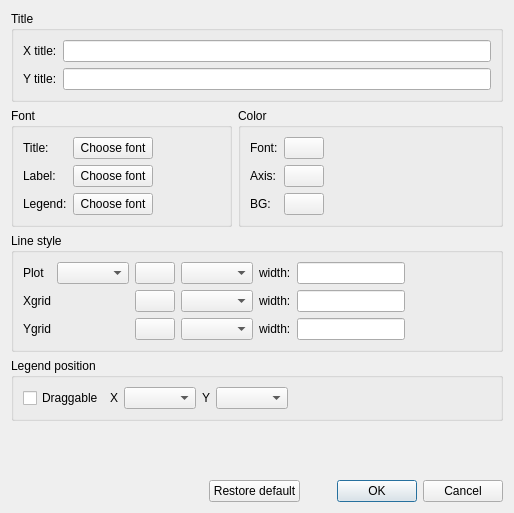
<?xml version="1.0" encoding="UTF-8"?>
<ui version="4.0">
 <class>ChartConfigDialog</class>
 <widget class="QDialog" name="ChartConfigDialog">
  <property name="geometry">
   <rect>
    <x>0</x>
    <y>0</y>
    <width>514</width>
    <height>513</height>
   </rect>
  </property>
  <property name="windowTitle">
   <string>Dialog</string>
  </property>
  <layout class="QVBoxLayout" name="verticalLayout">
   <item>
    <widget class="QGroupBox" name="groupBox_4">
     <property name="title">
      <string>Title</string>
     </property>
     <layout class="QGridLayout" name="gridLayout_4">
      <item row="0" column="0">
       <widget class="QLabel" name="label_13">
        <property name="text">
         <string>X title:</string>
        </property>
       </widget>
      </item>
      <item row="0" column="1">
       <widget class="QLineEdit" name="lineEditXtitle"/>
      </item>
      <item row="1" column="0">
       <widget class="QLabel" name="label_14">
        <property name="text">
         <string>Y title:</string>
        </property>
       </widget>
      </item>
      <item row="1" column="1">
       <widget class="QLineEdit" name="lineEditYtitle"/>
      </item>
     </layout>
    </widget>
   </item>
   <item>
    <layout class="QHBoxLayout" name="horizontalLayout_3">
     <item>
      <widget class="QGroupBox" name="groupBox">
       <property name="title">
        <string>Font</string>
       </property>
       <layout class="QGridLayout" name="gridLayout">
        <item row="0" column="0">
         <widget class="QLabel" name="label">
          <property name="text">
           <string>Title:</string>
          </property>
         </widget>
        </item>
        <item row="0" column="1">
         <widget class="QPushButton" name="pushButtonChooseAxisTitleFont">
          <property name="text">
           <string>Choose font</string>
          </property>
         </widget>
        </item>
        <item row="0" column="2">
         <spacer name="horizontalSpacer">
          <property name="orientation">
           <enum>Qt::Horizontal</enum>
          </property>
          <property name="sizeHint" stdset="0">
           <size>
            <width>401</width>
            <height>20</height>
           </size>
          </property>
         </spacer>
        </item>
        <item row="1" column="0">
         <widget class="QLabel" name="label_2">
          <property name="text">
           <string>Label:</string>
          </property>
         </widget>
        </item>
        <item row="1" column="1">
         <widget class="QPushButton" name="pushButtonChooseAxisLabelFont">
          <property name="text">
           <string>Choose font</string>
          </property>
         </widget>
        </item>
        <item row="1" column="2">
         <spacer name="horizontalSpacer_2">
          <property name="orientation">
           <enum>Qt::Horizontal</enum>
          </property>
          <property name="sizeHint" stdset="0">
           <size>
            <width>401</width>
            <height>20</height>
           </size>
          </property>
         </spacer>
        </item>
        <item row="2" column="0">
         <widget class="QLabel" name="label_3">
          <property name="text">
           <string>Legend:</string>
          </property>
         </widget>
        </item>
        <item row="2" column="1">
         <widget class="QPushButton" name="pushButtonChooseLegendFont">
          <property name="text">
           <string>Choose font</string>
          </property>
         </widget>
        </item>
        <item row="2" column="2">
         <spacer name="horizontalSpacer_3">
          <property name="orientation">
           <enum>Qt::Horizontal</enum>
          </property>
          <property name="sizeHint" stdset="0">
           <size>
            <width>401</width>
            <height>20</height>
           </size>
          </property>
         </spacer>
        </item>
       </layout>
      </widget>
     </item>
     <item>
      <widget class="QGroupBox" name="groupBox_2">
       <property name="title">
        <string>Color</string>
       </property>
       <layout class="QGridLayout" name="gridLayout_2">
        <item row="0" column="0">
         <widget class="QLabel" name="label_4">
          <property name="text">
           <string>Font:</string>
          </property>
         </widget>
        </item>
        <item row="0" column="1">
         <widget class="QPushButton" name="pushButtonFontColor">
          <property name="text">
           <string/>
          </property>
         </widget>
        </item>
        <item row="0" column="2">
         <spacer name="horizontalSpacer_4">
          <property name="orientation">
           <enum>Qt::Horizontal</enum>
          </property>
          <property name="sizeType">
           <enum>QSizePolicy::Preferred</enum>
          </property>
          <property name="sizeHint" stdset="0">
           <size>
            <width>501</width>
            <height>20</height>
           </size>
          </property>
         </spacer>
        </item>
        <item row="1" column="0">
         <widget class="QLabel" name="label_5">
          <property name="text">
           <string>Axis:</string>
          </property>
         </widget>
        </item>
        <item row="1" column="1">
         <widget class="QPushButton" name="pushButtonAxisColor">
          <property name="text">
           <string/>
          </property>
         </widget>
        </item>
        <item row="1" column="2">
         <spacer name="horizontalSpacer_5">
          <property name="orientation">
           <enum>Qt::Horizontal</enum>
          </property>
          <property name="sizeType">
           <enum>QSizePolicy::Preferred</enum>
          </property>
          <property name="sizeHint" stdset="0">
           <size>
            <width>501</width>
            <height>20</height>
           </size>
          </property>
         </spacer>
        </item>
        <item row="2" column="0">
         <widget class="QLabel" name="label_6">
          <property name="text">
           <string>BG:</string>
          </property>
         </widget>
        </item>
        <item row="2" column="1">
         <widget class="QPushButton" name="pushButtonBGColor">
          <property name="text">
           <string/>
          </property>
         </widget>
        </item>
        <item row="2" column="2">
         <spacer name="horizontalSpacer_6">
          <property name="orientation">
           <enum>Qt::Horizontal</enum>
          </property>
          <property name="sizeType">
           <enum>QSizePolicy::Preferred</enum>
          </property>
          <property name="sizeHint" stdset="0">
           <size>
            <width>501</width>
            <height>20</height>
           </size>
          </property>
         </spacer>
        </item>
       </layout>
      </widget>
     </item>
    </layout>
   </item>
   <item>
    <widget class="QGroupBox" name="groupBox_3">
     <property name="title">
      <string>Line style</string>
     </property>
     <layout class="QGridLayout" name="gridLayout_3">
      <item row="0" column="0">
       <widget class="QLabel" name="label_7">
        <property name="sizePolicy">
         <sizepolicy hsizetype="Fixed" vsizetype="Preferred">
          <horstretch>0</horstretch>
          <verstretch>0</verstretch>
         </sizepolicy>
        </property>
        <property name="text">
         <string>Plot </string>
        </property>
       </widget>
      </item>
      <item row="0" column="1">
       <widget class="QComboBox" name="comboBoxLineStyleNum">
        <property name="sizePolicy">
         <sizepolicy hsizetype="Preferred" vsizetype="Fixed">
          <horstretch>0</horstretch>
          <verstretch>0</verstretch>
         </sizepolicy>
        </property>
       </widget>
      </item>
      <item row="0" column="2">
       <widget class="QPushButton" name="pushButtonColorPlot">
        <property name="sizePolicy">
         <sizepolicy hsizetype="Fixed" vsizetype="Fixed">
          <horstretch>0</horstretch>
          <verstretch>0</verstretch>
         </sizepolicy>
        </property>
        <property name="text">
         <string/>
        </property>
       </widget>
      </item>
      <item row="0" column="3">
       <widget class="QComboBox" name="comboBoxLineTypePlot">
        <property name="sizePolicy">
         <sizepolicy hsizetype="Fixed" vsizetype="Fixed">
          <horstretch>0</horstretch>
          <verstretch>0</verstretch>
         </sizepolicy>
        </property>
       </widget>
      </item>
      <item row="0" column="4">
       <widget class="QLabel" name="label_8">
        <property name="sizePolicy">
         <sizepolicy hsizetype="Fixed" vsizetype="Preferred">
          <horstretch>0</horstretch>
          <verstretch>0</verstretch>
         </sizepolicy>
        </property>
        <property name="text">
         <string>width:</string>
        </property>
       </widget>
      </item>
      <item row="0" column="5">
       <widget class="QLineEdit" name="lineEditWidthPlot">
        <property name="sizePolicy">
         <sizepolicy hsizetype="Fixed" vsizetype="Fixed">
          <horstretch>0</horstretch>
          <verstretch>0</verstretch>
         </sizepolicy>
        </property>
       </widget>
      </item>
      <item row="0" column="6">
       <spacer name="horizontalSpacer_10">
        <property name="orientation">
         <enum>Qt::Horizontal</enum>
        </property>
        <property name="sizeHint" stdset="0">
         <size>
          <width>27</width>
          <height>20</height>
         </size>
        </property>
       </spacer>
      </item>
      <item row="1" column="0">
       <widget class="QLabel" name="label_10">
        <property name="sizePolicy">
         <sizepolicy hsizetype="Fixed" vsizetype="Preferred">
          <horstretch>0</horstretch>
          <verstretch>0</verstretch>
         </sizepolicy>
        </property>
        <property name="text">
         <string>Xgrid</string>
        </property>
       </widget>
      </item>
      <item row="1" column="1">
       <spacer name="horizontalSpacerXgrid">
        <property name="orientation">
         <enum>Qt::Horizontal</enum>
        </property>
        <property name="sizeType">
         <enum>QSizePolicy::Maximum</enum>
        </property>
        <property name="sizeHint" stdset="0">
         <size>
          <width>20</width>
          <height>20</height>
         </size>
        </property>
       </spacer>
      </item>
      <item row="1" column="2">
       <widget class="QPushButton" name="pushButtonColorXgrid">
        <property name="sizePolicy">
         <sizepolicy hsizetype="Fixed" vsizetype="Fixed">
          <horstretch>0</horstretch>
          <verstretch>0</verstretch>
         </sizepolicy>
        </property>
        <property name="text">
         <string/>
        </property>
       </widget>
      </item>
      <item row="1" column="3">
       <widget class="QComboBox" name="comboBoxLineTypeXgrid">
        <property name="sizePolicy">
         <sizepolicy hsizetype="Fixed" vsizetype="Fixed">
          <horstretch>0</horstretch>
          <verstretch>0</verstretch>
         </sizepolicy>
        </property>
       </widget>
      </item>
      <item row="1" column="4">
       <widget class="QLabel" name="label_9">
        <property name="sizePolicy">
         <sizepolicy hsizetype="Fixed" vsizetype="Preferred">
          <horstretch>0</horstretch>
          <verstretch>0</verstretch>
         </sizepolicy>
        </property>
        <property name="text">
         <string>width:</string>
        </property>
       </widget>
      </item>
      <item row="1" column="5">
       <widget class="QLineEdit" name="lineEditWidthXgrid">
        <property name="sizePolicy">
         <sizepolicy hsizetype="Fixed" vsizetype="Fixed">
          <horstretch>0</horstretch>
          <verstretch>0</verstretch>
         </sizepolicy>
        </property>
       </widget>
      </item>
      <item row="1" column="6">
       <spacer name="horizontalSpacer_11">
        <property name="orientation">
         <enum>Qt::Horizontal</enum>
        </property>
        <property name="sizeHint" stdset="0">
         <size>
          <width>27</width>
          <height>20</height>
         </size>
        </property>
       </spacer>
      </item>
      <item row="2" column="0">
       <widget class="QLabel" name="label_12">
        <property name="sizePolicy">
         <sizepolicy hsizetype="Fixed" vsizetype="Preferred">
          <horstretch>0</horstretch>
          <verstretch>0</verstretch>
         </sizepolicy>
        </property>
        <property name="text">
         <string>Ygrid</string>
        </property>
       </widget>
      </item>
      <item row="2" column="1">
       <spacer name="horizontalSpacerYgrid">
        <property name="orientation">
         <enum>Qt::Horizontal</enum>
        </property>
        <property name="sizeType">
         <enum>QSizePolicy::Maximum</enum>
        </property>
        <property name="sizeHint" stdset="0">
         <size>
          <width>20</width>
          <height>20</height>
         </size>
        </property>
       </spacer>
      </item>
      <item row="2" column="2">
       <widget class="QPushButton" name="pushButtonColorYgrid">
        <property name="sizePolicy">
         <sizepolicy hsizetype="Fixed" vsizetype="Fixed">
          <horstretch>0</horstretch>
          <verstretch>0</verstretch>
         </sizepolicy>
        </property>
        <property name="text">
         <string/>
        </property>
       </widget>
      </item>
      <item row="2" column="3">
       <widget class="QComboBox" name="comboBoxLineTypeYgrid">
        <property name="sizePolicy">
         <sizepolicy hsizetype="Fixed" vsizetype="Fixed">
          <horstretch>0</horstretch>
          <verstretch>0</verstretch>
         </sizepolicy>
        </property>
       </widget>
      </item>
      <item row="2" column="4">
       <widget class="QLabel" name="label_11">
        <property name="sizePolicy">
         <sizepolicy hsizetype="Fixed" vsizetype="Preferred">
          <horstretch>0</horstretch>
          <verstretch>0</verstretch>
         </sizepolicy>
        </property>
        <property name="text">
         <string>width:</string>
        </property>
       </widget>
      </item>
      <item row="2" column="5">
       <widget class="QLineEdit" name="lineEditWidthYgrid">
        <property name="sizePolicy">
         <sizepolicy hsizetype="Fixed" vsizetype="Fixed">
          <horstretch>0</horstretch>
          <verstretch>0</verstretch>
         </sizepolicy>
        </property>
       </widget>
      </item>
      <item row="2" column="6">
       <spacer name="horizontalSpacer_12">
        <property name="orientation">
         <enum>Qt::Horizontal</enum>
        </property>
        <property name="sizeHint" stdset="0">
         <size>
          <width>27</width>
          <height>20</height>
         </size>
        </property>
       </spacer>
      </item>
     </layout>
    </widget>
   </item>
   <item>
    <widget class="QGroupBox" name="groupBoxLegend">
     <property name="title">
      <string>Legend position </string>
     </property>
     <property name="checkable">
      <bool>false</bool>
     </property>
     <property name="checked">
      <bool>false</bool>
     </property>
     <layout class="QHBoxLayout" name="horizontalLayout_2">
      <item>
       <widget class="QCheckBox" name="checkBoxLegendDraggable">
        <property name="text">
         <string>Draggable</string>
        </property>
       </widget>
      </item>
      <item>
       <widget class="QLabel" name="label_15">
        <property name="text">
         <string>X</string>
        </property>
       </widget>
      </item>
      <item>
       <widget class="QComboBox" name="comboBoxLegendXpos"/>
      </item>
      <item>
       <widget class="QLabel" name="label_16">
        <property name="text">
         <string>Y</string>
        </property>
       </widget>
      </item>
      <item>
       <widget class="QComboBox" name="comboBoxLegendYpos"/>
      </item>
      <item>
       <spacer name="horizontalSpacer_7">
        <property name="orientation">
         <enum>Qt::Horizontal</enum>
        </property>
        <property name="sizeHint" stdset="0">
         <size>
          <width>164</width>
          <height>20</height>
         </size>
        </property>
       </spacer>
      </item>
     </layout>
    </widget>
   </item>
   <item>
    <spacer name="verticalSpacer">
     <property name="orientation">
      <enum>Qt::Vertical</enum>
     </property>
     <property name="sizeHint" stdset="0">
      <size>
       <width>17</width>
       <height>77</height>
      </size>
     </property>
    </spacer>
   </item>
   <item>
    <layout class="QHBoxLayout" name="horizontalLayout">
     <item>
      <spacer name="horizontalSpacer_8">
       <property name="orientation">
        <enum>Qt::Horizontal</enum>
       </property>
       <property name="sizeHint" stdset="0">
        <size>
         <width>40</width>
         <height>20</height>
        </size>
       </property>
      </spacer>
     </item>
     <item>
      <widget class="QPushButton" name="pushButton">
       <property name="text">
        <string>Restore default</string>
       </property>
      </widget>
     </item>
     <item>
      <widget class="QDialogButtonBox" name="buttonBox">
       <property name="orientation">
        <enum>Qt::Horizontal</enum>
       </property>
       <property name="standardButtons">
        <set>QDialogButtonBox::Cancel|QDialogButtonBox::Ok</set>
       </property>
      </widget>
     </item>
    </layout>
   </item>
  </layout>
 </widget>
 <resources/>
 <connections>
  <connection>
   <sender>buttonBox</sender>
   <signal>accepted()</signal>
   <receiver>ChartConfigDialog</receiver>
   <slot>accept()</slot>
   <hints>
    <hint type="sourcelabel">
     <x>501</x>
     <y>500</y>
    </hint>
    <hint type="destinationlabel">
     <x>157</x>
     <y>274</y>
    </hint>
   </hints>
  </connection>
  <connection>
   <sender>buttonBox</sender>
   <signal>rejected()</signal>
   <receiver>ChartConfigDialog</receiver>
   <slot>reject()</slot>
   <hints>
    <hint type="sourcelabel">
     <x>501</x>
     <y>500</y>
    </hint>
    <hint type="destinationlabel">
     <x>286</x>
     <y>274</y>
    </hint>
   </hints>
  </connection>
  <connection>
   <sender>pushButtonChooseAxisTitleFont</sender>
   <signal>pressed()</signal>
   <receiver>ChartConfigDialog</receiver>
   <slot>chooseAxisTitleFont()</slot>
   <hints>
    <hint type="sourcelabel">
     <x>171</x>
     <y>160</y>
    </hint>
    <hint type="destinationlabel">
     <x>276</x>
     <y>5</y>
    </hint>
   </hints>
  </connection>
  <connection>
   <sender>pushButtonChooseLegendFont</sender>
   <signal>pressed()</signal>
   <receiver>ChartConfigDialog</receiver>
   <slot>chooseLegendFont()</slot>
   <hints>
    <hint type="sourcelabel">
     <x>148</x>
     <y>219</y>
    </hint>
    <hint type="destinationlabel">
     <x>191</x>
     <y>4</y>
    </hint>
   </hints>
  </connection>
  <connection>
   <sender>pushButtonChooseAxisLabelFont</sender>
   <signal>pressed()</signal>
   <receiver>ChartConfigDialog</receiver>
   <slot>chooseAxisLabelFont()</slot>
   <hints>
    <hint type="sourcelabel">
     <x>148</x>
     <y>190</y>
    </hint>
    <hint type="destinationlabel">
     <x>427</x>
     <y>7</y>
    </hint>
   </hints>
  </connection>
  <connection>
   <sender>pushButtonFontColor</sender>
   <signal>pressed()</signal>
   <receiver>ChartConfigDialog</receiver>
   <slot>chooseFontColor()</slot>
   <hints>
    <hint type="sourcelabel">
     <x>338</x>
     <y>161</y>
    </hint>
    <hint type="destinationlabel">
     <x>190</x>
     <y>150</y>
    </hint>
   </hints>
  </connection>
  <connection>
   <sender>pushButtonAxisColor</sender>
   <signal>pressed()</signal>
   <receiver>ChartConfigDialog</receiver>
   <slot>chooseAxisColor()</slot>
   <hints>
    <hint type="sourcelabel">
     <x>338</x>
     <y>196</y>
    </hint>
    <hint type="destinationlabel">
     <x>342</x>
     <y>151</y>
    </hint>
   </hints>
  </connection>
  <connection>
   <sender>pushButtonBGColor</sender>
   <signal>pressed()</signal>
   <receiver>ChartConfigDialog</receiver>
   <slot>chooseBGColor()</slot>
   <hints>
    <hint type="sourcelabel">
     <x>338</x>
     <y>231</y>
    </hint>
    <hint type="destinationlabel">
     <x>427</x>
     <y>153</y>
    </hint>
   </hints>
  </connection>
  <connection>
   <sender>pushButtonColorPlot</sender>
   <signal>pressed()</signal>
   <receiver>ChartConfigDialog</receiver>
   <slot>choosePlotColor()</slot>
   <hints>
    <hint type="sourcelabel">
     <x>192</x>
     <y>306</y>
    </hint>
    <hint type="destinationlabel">
     <x>427</x>
     <y>270</y>
    </hint>
   </hints>
  </connection>
  <connection>
   <sender>pushButtonColorXgrid</sender>
   <signal>pressed()</signal>
   <receiver>ChartConfigDialog</receiver>
   <slot>chooseXgridColor()</slot>
   <hints>
    <hint type="sourcelabel">
     <x>192</x>
     <y>341</y>
    </hint>
    <hint type="destinationlabel">
     <x>427</x>
     <y>313</y>
    </hint>
   </hints>
  </connection>
  <connection>
   <sender>pushButtonColorYgrid</sender>
   <signal>pressed()</signal>
   <receiver>ChartConfigDialog</receiver>
   <slot>chooseYgridColor()</slot>
   <hints>
    <hint type="sourcelabel">
     <x>192</x>
     <y>376</y>
    </hint>
    <hint type="destinationlabel">
     <x>427</x>
     <y>357</y>
    </hint>
   </hints>
  </connection>
  <connection>
   <sender>lineEditWidthPlot</sender>
   <signal>textChanged(QString)</signal>
   <receiver>ChartConfigDialog</receiver>
   <slot>changePlotLineWidth(QString)</slot>
   <hints>
    <hint type="sourcelabel">
     <x>483</x>
     <y>302</y>
    </hint>
    <hint type="destinationlabel">
     <x>427</x>
     <y>301</y>
    </hint>
   </hints>
  </connection>
  <connection>
   <sender>lineEditWidthXgrid</sender>
   <signal>textChanged(QString)</signal>
   <receiver>ChartConfigDialog</receiver>
   <slot>changeXgridWidth(QString)</slot>
   <hints>
    <hint type="sourcelabel">
     <x>483</x>
     <y>337</y>
    </hint>
    <hint type="destinationlabel">
     <x>427</x>
     <y>342</y>
    </hint>
   </hints>
  </connection>
  <connection>
   <sender>lineEditWidthYgrid</sender>
   <signal>textChanged(QString)</signal>
   <receiver>ChartConfigDialog</receiver>
   <slot>changeYgridWidth(QString)</slot>
   <hints>
    <hint type="sourcelabel">
     <x>483</x>
     <y>372</y>
    </hint>
    <hint type="destinationlabel">
     <x>427</x>
     <y>392</y>
    </hint>
   </hints>
  </connection>
  <connection>
   <sender>pushButton</sender>
   <signal>pressed()</signal>
   <receiver>ChartConfigDialog</receiver>
   <slot>setDefault()</slot>
   <hints>
    <hint type="sourcelabel">
     <x>301</x>
     <y>500</y>
    </hint>
    <hint type="destinationlabel">
     <x>97</x>
     <y>536</y>
    </hint>
   </hints>
  </connection>
  <connection>
   <sender>lineEditXtitle</sender>
   <signal>editingFinished()</signal>
   <receiver>ChartConfigDialog</receiver>
   <slot>setXtitle()</slot>
   <hints>
    <hint type="sourcelabel">
     <x>116</x>
     <y>49</y>
    </hint>
    <hint type="destinationlabel">
     <x>77</x>
     <y>6</y>
    </hint>
   </hints>
  </connection>
  <connection>
   <sender>lineEditYtitle</sender>
   <signal>editingFinished()</signal>
   <receiver>ChartConfigDialog</receiver>
   <slot>setYtitle()</slot>
   <hints>
    <hint type="sourcelabel">
     <x>100</x>
     <y>81</y>
    </hint>
    <hint type="destinationlabel">
     <x>121</x>
     <y>6</y>
    </hint>
   </hints>
  </connection>
  <connection>
   <sender>checkBoxLegendDraggable</sender>
   <signal>toggled(bool)</signal>
   <receiver>comboBoxLegendXpos</receiver>
   <slot>setDisabled(bool)</slot>
   <hints>
    <hint type="sourcelabel">
     <x>102</x>
     <y>442</y>
    </hint>
    <hint type="destinationlabel">
     <x>213</x>
     <y>443</y>
    </hint>
   </hints>
  </connection>
  <connection>
   <sender>checkBoxLegendDraggable</sender>
   <signal>toggled(bool)</signal>
   <receiver>comboBoxLegendYpos</receiver>
   <slot>setDisabled(bool)</slot>
   <hints>
    <hint type="sourcelabel">
     <x>110</x>
     <y>442</y>
    </hint>
    <hint type="destinationlabel">
     <x>316</x>
     <y>443</y>
    </hint>
   </hints>
  </connection>
  <connection>
   <sender>checkBoxLegendDraggable</sender>
   <signal>toggled(bool)</signal>
   <receiver>ChartConfigDialog</receiver>
   <slot>handleDraggableChecked(bool)</slot>
   <hints>
    <hint type="sourcelabel">
     <x>87</x>
     <y>442</y>
    </hint>
    <hint type="destinationlabel">
     <x>47</x>
     <y>627</y>
    </hint>
   </hints>
  </connection>
 </connections>
 <slots>
  <slot>chooseAxisTitleFont()</slot>
  <slot>chooseAxisLabelFont()</slot>
  <slot>chooseLegendFont()</slot>
  <slot>chooseFontColor()</slot>
  <slot>chooseAxisColor()</slot>
  <slot>chooseBGColor()</slot>
  <slot>choosePlotColor()</slot>
  <slot>chooseXgridColor()</slot>
  <slot>chooseYgridColor()</slot>
  <slot>changePlotLineType(QString)</slot>
  <slot>changeXgridLineType(QString)</slot>
  <slot>changeYgridLineType(QString)</slot>
  <slot>changePlotLineWidth(QString)</slot>
  <slot>changeXgridWidth(QString)</slot>
  <slot>changeYgridWidth(QString)</slot>
  <slot>setDefault()</slot>
  <slot>setXtitle()</slot>
  <slot>setYtitle()</slot>
  <slot>handleDraggableChecked(bool)</slot>
  <slot>changeLegendXpos(QString)</slot>
  <slot>changeLegendYpos(QString)</slot>
  <slot>setShowLegend(bool)</slot>
 </slots>
</ui>
